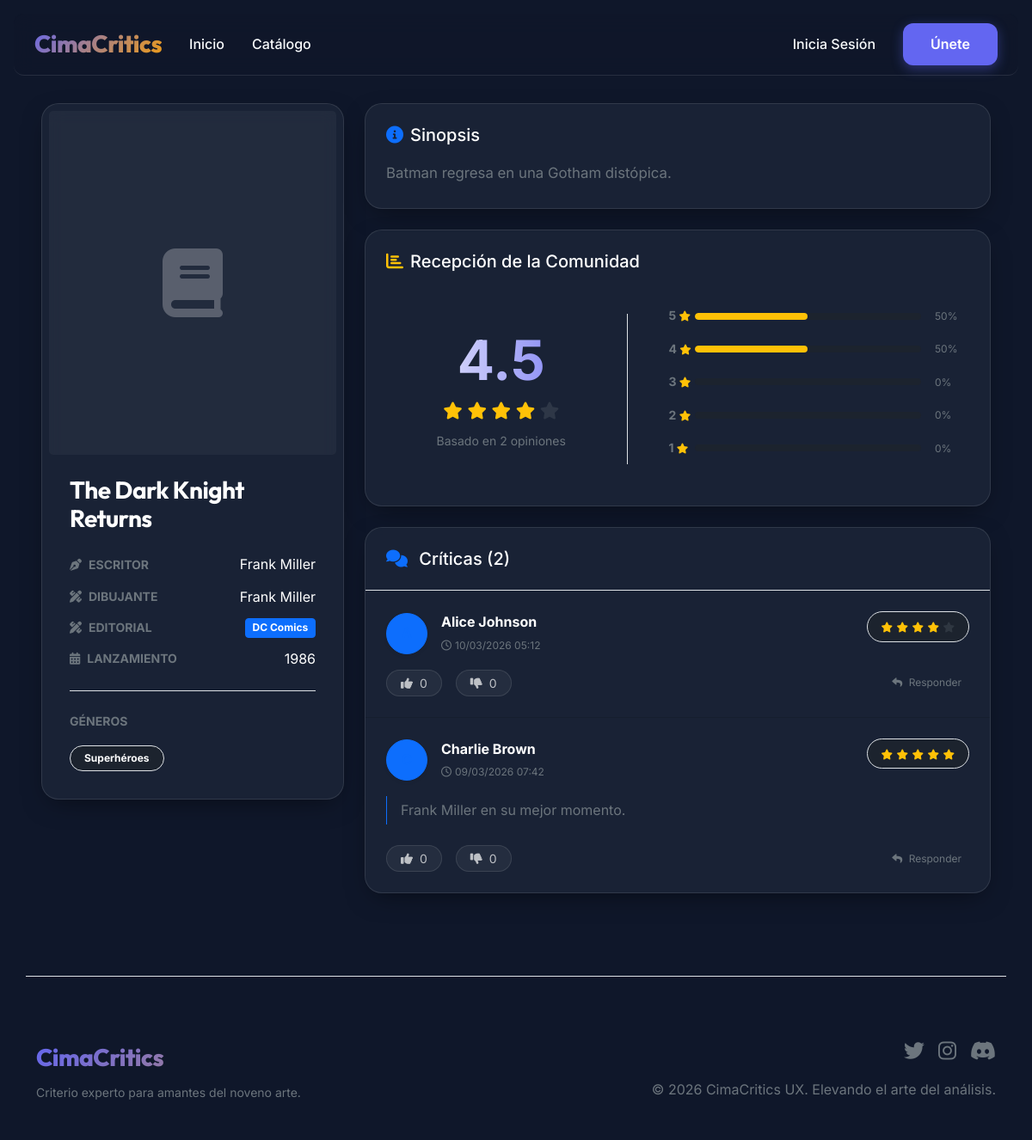
Screenshot of /comics/2 with the database file from the repository.
### models/__init__.py (models this page shows, shortened)
class Comic(db.Model):
    __tablename__ = 'comic'
    id = db.Column(db.Integer, primary_key=True)
    titulo = db.Column(db.String(128), nullable=False)
    escritor = db.Column(db.String(64), nullable=False)
    dibujante = db.Column(db.String(64), nullable=False)
    lanzamiento = db.Column(db.String(32))
    editorial = db.Column(db.String(64))
    descripcion = db.Column(db.Text)
    imagen_url = db.Column(db.String(256))
    fecha_creacion = db.Column(db.DateTime, default=datetime.utcnow)
    promedio_calificacion = db.Column(db.Float, default=0.0)
    reviews = db.relationship('Review', backref='comic', lazy='dynamic')
    generos = db.relationship('Genero', secondary=comic_genero, lazy='subquery',
        backref=db.backref('comics', lazy=True))

class Genero(db.Model):
    __tablename__ = 'genero'
    id = db.Column(db.Integer, primary_key=True)
    nombre = db.Column(db.String(32), unique=True, nullable=False)

class Review(db.Model):
    __tablename__ = 'review'
    id = db.Column(db.Integer, primary_key=True)
    usuario_id = db.Column(db.Integer, db.ForeignKey('usuario.id'), nullable=False)
    comic_id = db.Column(db.Integer, db.ForeignKey('comic.id'), nullable=False)
    calificacion = db.Column(db.Integer, nullable=False)  # 1-5
    texto = db.Column(db.Text)
    fecha_creacion = db.Column(db.DateTime, default=datetime.utcnow)
    likes = db.Column(db.Integer, default=0)
    dislikes = db.Column(db.Integer, default=0)
    comentarios = db.relationship('Comentario', backref='review', lazy='dynamic')

class Usuario(UserMixin, db.Model):
    __tablename__ = 'usuario'
    id = db.Column(db.Integer, primary_key=True)
    nombre = db.Column(db.String(64), nullable=False)
    email = db.Column(db.String(120), unique=True, nullable=False)
    contraseña_hash = db.Column(db.String(128), nullable=False)
    fecha_registro = db.Column(db.DateTime, default=datetime.utcnow)
    es_admin = db.Column(db.Boolean, default=False)
    es_moderador = db.Column(db.Boolean, default=False)
    bio = db.Column(db.Text)
    avatar_url = db.Column(db.String(256))
    seguidores_count = db.Column(db.Integer, default=0)
    siguiendo_count = db.Column(db.Integer, default=0)
    reviews = db.relationship('Review', backref='autor', lazy='dynamic')
    comentarios = db.relationship('Comentario', backref='autor', lazy='dynamic')
    reportes = db.relationship('Reporte', backref='reportador', lazy='dynamic')
    seguidores = db.relationship('Seguimiento', foreign_keys='Seguimiento.seguido_id', backref='seguido', lazy='dynamic')
    siguiendo = db.relationship('Seguimiento', foreign_keys='Seguimiento.seguidor_id', backref='seguidor', lazy='dynamic')

### routes/main.py (the view)
@app.route('/comics/<int:comic_id>')
def comic_detail(comic_id):
    comic = Comic.query.get_or_404(comic_id)
    reviews = Review.query.filter_by(comic_id=comic_id).order_by(Review.fecha_creacion.desc()).all()
    if reviews:
        promedio = sum(r.calificacion for r in reviews) / len(reviews)
        comic.promedio_calificacion = round(promedio, 1)
    form = ReviewForm()
    user_has_reviewed = False
    if current_user.is_authenticated:
        user_has_reviewed = Review.query.filter_by(usuario_id=current_user.id, comic_id=comic_id).first() is not None
    return render_template('comic_detail.html', title=comic.titulo,
                         comic=comic, reviews=reviews, form=form, user_has_reviewed=user_has_reviewed)

### templates/comic_detail.html (shortened to what this page needs)
{% extends "base.html" %}
{% block content %}
<div class="row g-4">
    <div class="col-lg-4">
        <div class="glass-card p-2 mb-4 overflow-hidden">
            {% if comic.imagen_url %}
            <img src="{{ comic.imagen_url }}" class="w-100 rounded-3 shadow-lg" alt="{{ comic.titulo }}"
                style="object-fit: cover;">
            {% else %}
            <div class="bg-secondary bg-opacity-10 d-flex align-items-center justify-content-center border-glass rounded-3"
                style="height: 400px;">
                <i class="fas fa-book fa-5x text-white opacity-25"></i>
            </div>
            {% endif %}
            <div class="p-4">
                <h1 class="h3 fw-bold text-white mb-4">{{ comic.titulo }}</h1>
                <div class="space-y-3">
                    <div class="d-flex align-items-center justify-content-between">
                        <span class="text-muted small fw-bold text-uppercase"><i
                                class="fas fa-pen-nib me-2"></i>Escritor</span>
                        <span class="text-white">{{ comic.escritor }}</span>
                    </div>
                    <div class="d-flex align-items-center justify-content-between">
                        <span class="text-muted small fw-bold text-uppercase"><i
                                class="fas fa-pencil-ruler me-2"></i>Dibujante</span>
                        <span class="text-white">{{ comic.dibujante or 'N/A' }}</span>
                    </div>
                    <div class="d-flex align-items-center justify-content-between">
                        <span class="text-muted small fw-bold text-uppercase"><i
                                class="fas fa-pencil-ruler me-2"></i>Editorial</span>
                        <span
                            class="badge bg-primary bg-opacity-20 text-white border border-primary border-opacity-20">{{
                            comic.editorial or 'N/A' }}</span>
                    </div>
                    <div class="d-flex align-items-center justify-content-between">
                        <span class="text-muted small fw-bold text-uppercase"><i
                                class="fas fa-calendar-alt me-2"></i>Lanzamiento</span>
                        <span class="text-white">{{ comic.lanzamiento or 'N/A' }}</span>
                    </div>
                </div>
                <div class="mt-4 pt-4 border-top border-glass">
                    <span class="text-muted small fw-bold text-uppercase d-block mb-3">Géneros</span>
                    <div class="d-flex flex-wrap gap-2">
                        {% for genero in comic.generos %}
                        <span class="badge rounded-pill bg-dark bg-opacity-50 border border-glass px-3 py-2">{{
                            genero.nombre }}</span>
                        {% else %}
                        <span class="text-muted fst-italic">N/A</span>
                        {% endfor %}
                    </div>
                </div>
            </div>
        </div>
    </div>
    <div class="col-lg-8">
        {% if comic.descripcion %}
        <div class="glass-card p-4 mb-4">
            <h5 class="text-white mb-3 d-flex align-items-center">
                <i class="fas fa-info-circle text-primary me-2"></i> Sinopsis
            </h5>
            <p class="text-muted lh-lg mb-0" style="font-size: 1.05rem;">{{ comic.descripcion }}</p>
        </div>
        {% endif %}
        <div class="glass-card p-4 mb-4">
            <h5 class="text-white mb-4 d-flex align-items-center">
                <i class="fas fa-chart-bar text-warning me-2"></i> Recepción de la Comunidad
            </h5>
            <div class="row align-items-center">
                <div class="col-md-5 text-center border-end border-glass py-3">
                    <div class="display-3 fw-bold title-gradient mb-1">
                        {{ "%.1f"|format(comic.promedio_calificacion) if comic.promedio_calificacion else "0.0" }}
                    </div>
                    <div class="text-warning mb-2 fs-5">
                        {% set stars = comic.promedio_calificacion|round(0, 'floor')|int if comic.promedio_calificacion
                        else 0 %}
                        {% for i in range(1, 6) %}
                        <i
                            class="fas fa-star {% if i <= stars %}text-warning{% else %}text-muted opacity-25{% endif %}"></i>
                        {% endfor %}
                    </div>
                    <p class="text-muted small mb-0">Basado en {{ reviews|length }} opiniones</p>
                </div>
                <div class="col-md-7 ps-md-5 py-3">
                    {% if reviews %}
                    {% for rating in range(5, 0, -1) %}
                    {% set count = reviews|selectattr('calificacion', 'equalto', rating)|list|length %}
                    {% set percentage = (count / reviews|length * 100)|round(1) if reviews|length > 0 else 0 %}
                    <div class="d-flex align-items-center mb-3">
                        <span class="text-muted small fw-bold" style="width: 30px;">{{ rating }} <i
                                class="fas fa-star text-warning extra-small"></i></span>
                        <div class="progress flex-grow-1 bg-dark bg-opacity-50 border-glass box-shadow-none"
                            style="height: 8px;">
                            <div class="progress-bar bg-warning rounded-pill"
                                style="--width: {{ percentage }}%; width: var(--width);"></div>
                        </div>
                        <span class="text-muted extra-small ms-3" style="width: 40px;">{{ percentage|int }}%</span>
                    </div>
                    {% endfor %}
                    {% else %}
                    <div class="text-center text-muted p-4">
                        <i class="fas fa-chart-pie mb-2 fs-3 opacity-25 d-block"></i>
                        Sin datos estadísticos disponibles aún.
                    </div>
                    {% endif %}
                </div>
            </div>
        </div>
        <div class="glass-card mb-4">
            <div class="p-4 d-flex justify-content-between align-items-center border-bottom border-glass">
                <h5 class="text-white mb-0">
                    <i class="fas fa-comments text-primary me-2"></i> Críticas ({{ reviews|length }})
                </h5>
            </div>
            <div class="list-group list-group-flush bg-transparent">
                {% if reviews %}
                {% for review in reviews %}
                <div
                    class="list-group-item bg-transparent border-glass p-4 transition-colors hover:bg-white hover:bg-opacity-5">
                    <div class="d-flex justify-content-between align-items-start mb-3">
                        <div class="d-flex align-items-center">
                            <div class="bg-primary bg-opacity-20 rounded-circle d-flex align-items-center justify-content-center text-primary fw-bold me-3 shadow-sm border border-primary border-opacity-10"
                                style="width: 48px; height: 48px;">
                            </div>
                            <div>
                                <a href="{{ url_for('perfil', user_id=review.usuario_id) }}"
                                    class="text-white fw-bold d-block text-decoration-none hover:text-primary transition-colors">
                                    {{ review.autor.nombre }}
                                </a>
                                <small class="text-muted extra-small">
                                    <i class="far fa-clock me-1"></i>{{ review.fecha_creacion.strftime('%d/%m/%Y %H:%M')
                                    }}
                                </small>
                            </div>
                        </div>
                        <div class="bg-dark bg-opacity-50 px-3 py-1 rounded-pill border border-glass">
                            {% for i in range(1, 6) %}
                            <i
                                class="fas fa-star extra-small {{ 'text-warning' if i <= review.calificacion else 'text-muted opacity-25' }}"></i>
                            {% endfor %}
                        </div>
                    </div>
                    {% if review.texto %}
                    <p class="text-muted mb-4 border-start border-primary border-opacity-25 ps-3 py-1"
                        style="font-size: 1rem; line-height: 1.6;">{{ review.texto }}</p>
                    {% endif %}
                    <div class="d-flex align-items-center gap-3">
                        <button class="btn btn-sm btn-outline-glass rounded-pill px-3 hover:bg-success transition-all">
                            <i class="fas fa-thumbs-up me-1"></i> {{ review.likes }}
                        </button>
                        <button class="btn btn-sm btn-outline-glass rounded-pill px-3 hover:bg-danger transition-all">
                            <i class="fas fa-thumbs-down me-1"></i> {{ review.dislikes }}
                        </button>
                        {% if current_user.is_authenticated and review.usuario_id == current_user.id %}
                        <div class="ms-auto d-flex gap-2">
                            <button class="btn btn-sm btn-outline-primary rounded-pill px-3"
                                    data-bs-toggle="modal" data-bs-target="#editReviewModal"
                                    data-review-id="{{ review.id }}"
                                    data-rating="{{ review.calificacion }}"
                                    data-text="{{ review.texto }}">
                                <i class="fas fa-edit me-1"></i> Editar
                            </button>
                            <button class="btn btn-sm btn-outline-danger rounded-pill px-3"
                                    data-bs-toggle="modal" data-bs-target="#deleteReviewModal"
                                    data-review-id="{{ review.id }}">
                                <i class="fas fa-trash-alt me-1"></i> Borrar
                            </button>
                        </div>
                        {% else %}
                        <button class="btn btn-sm btn-link text-muted ms-auto text-decoration-none extra-small">
                            <i class="fas fa-reply me-1"></i> Responder
                        </button>
                        {% endif %}
                    </div>
                </div>
                {% endfor %}
                {% endif %}
            </div>
        </div>
    </div>
    {% endblock %}

### static/css/style.css (style rules this page uses)
:root { --primary: #6366f1; --primary-hover: #4f46e5; --secondary: #f59e0b; --accent: #10b981; --bg-main: #0f172a; --bg-card: rgba(30, 41, 59, 0.7); --bg-navbar: rgba(15, 23, 42, 0.8); --text-main: #f8fafc; --text-muted: #94a3b8; --border-glass: rgba(255, 255, 255, 0.1); --radius-lg: 1.25rem; --radius-md: 0.75rem; --transition-smooth: all 0.3s cubic-bezier(0.4, 0, 0.2, 1); --glass-blur: blur(12px); --shadow-premium: 0 10px 30px -10px rgba(0, 0, 0, 0.5); }
body { font-family: 'Inter', sans-serif; background-color: var(--bg-main); color: var(--text-main); line-height: 1.6; overflow-x: hidden; }
h1, h2, h3, h4, .navbar-brand { font-family: 'Outfit', sans-serif; letter-spacing: -0.02em; }
.glass-card { background: var(--bg-card); backdrop-filter: var(--glass-blur); -webkit-backdrop-filter: var(--glass-blur); border: 1px solid var(--border-glass); border-radius: var(--radius-lg); box-shadow: var(--shadow-premium); transition: var(--transition-smooth); }
.title-gradient { font-size: 4rem; font-weight: 800; margin-bottom: 1.5rem; background: linear-gradient(to right, #fff, var(--primary)); -webkit-background-clip: text; background-clip: text; -webkit-text-fill-color: transparent; }

### templates/comic_detail.html (style rules this page uses)
.space-y-3>*+* { margin-top: 0.75rem; }
.extra-small { font-size: 0.75rem; }
.btn-outline-glass { background: rgba(255, 255, 255, 0.05); border: 1px solid rgba(255, 255, 255, 0.1); color: rgba(255, 255, 255, 0.7); transition: all 0.3s ease; }

### rows the page displays
Comic: titulo "The Dark Knight Returns", escritor "Frank Miller", dibujante "Frank Miller", editorial "DC Comics", lanzamiento "1986", descripcion "Batman regresa en una Gotham distópica.", promedio_calificacion "4.5"
Genero: nombre "Superhéroes"
Review: autor.nombre "Alice Johnson", fecha_creacion "10/03/2026 05:12", calificacion 4 (drawn), likes "0", dislikes "0"
Review: autor.nombre "Charlie Brown", fecha_creacion "09/03/2026 07:42", calificacion 5 (drawn), texto "Frank Miller en su mejor momento.", likes "0", dislikes "0"

### other values shown
{{ reviews|length }} "2"
{{ rating }} "5" "4" "3" "2" "1"
{{ percentage|int }} "50" "50" "0" "0" "0"
